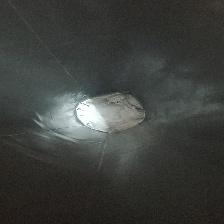
#> input picture dataset/processed/test/Metal/Metal_0182.jpg, 224 x 224 px; its folder holds 3 pictures in this run
$ python preprocess.py
#> lines starting #> are read from the running program, lines starting #| are printed output that depends on the picture; after the words box and inside, x2 and y2 are one past the last pixel; in counts of white or black regions, pixels touching at a corner belong together
from pathlib import Path
import shutil
import random

import cv2
import numpy as np
import pandas as pd
from tqdm import tqdm

from config import (
    RAW_DIR,
    PROCESSED_DIR,
    OUTPUT_DIR,
    CLASS_NAMES,
    IMG_SIZE,
    TRAIN_RATIO,
    VAL_RATIO,
    TEST_RATIO,
    RANDOM_SEED,
    SUPPORTED_EXTENSIONS,
)

random.seed(RANDOM_SEED)

# Auto Crop Object
def _segment_foreground(gray_blur, invert):
    """
    Threshold grayscale image, return binary mask (255 = object).
    invert=True  : assume that object is darker than background (using THRESH_BINARY_INV)
    invert=False : assume that object is lighter than background (using THRESH_BINARY)
    """
    flag = cv2.THRESH_BINARY_INV if invert else cv2.THRESH_BINARY
    _, thresh = cv2.threshold(gray_blur, 0, 255, flag + cv2.THRESH_OTSU)
    return thresh


def _border_leak_ratio(mask):
    h, w = mask.shape
    border = np.concatenate([
        mask[0, :], mask[-1, :], mask[:, 0], mask[:, -1],
    ])
    return float((border == 255).mean())


def auto_crop(img):

    gray = cv2.cvtColor(img, cv2.COLOR_BGR2GRAY)

    blur = cv2.GaussianBlur(gray, (5, 5), 0)

    #Try two threshold way (dark object and light object. Then choose way that has clearer object)
    thresh_dark_object = _segment_foreground(blur, invert=True)
    thresh_bright_object = _segment_foreground(blur, invert=False)

    leak_dark = _border_leak_ratio(thresh_dark_object)
    leak_bright = _border_leak_ratio(thresh_bright_object)

    thresh = thresh_dark_object if leak_dark <= leak_bright else thresh_bright_object

    contours, _ = cv2.findContours(
        thresh,
        cv2.RETR_EXTERNAL,
        cv2.CHAIN_APPROX_SIMPLE,
    )

    if len(contours) == 0:
        return img

    img_h, img_w = img.shape[:2]

    MIN_AREA = img_h * img_w * 0.005
    # Removing contour that accounts most area (which is maybe the background)
    MAX_AREA = img_h * img_w * 0.90

    valid_contours = [
        c for c in contours
        if MIN_AREA < cv2.contourArea(c) < MAX_AREA
    ]

    if len(valid_contours) == 0:
        return img

    x_min = img_w
    y_min = img_h
    x_max = 0
    y_max = 0

    for cnt in valid_contours:

        x, y, w, h = cv2.boundingRect(cnt)

        x_min = min(x_min, x)
        y_min = min(y_min, y)

        x_max = max(x_max, x + w)
        y_max = max(y_max, y + h)

    crop_w = x_max - x_min
    crop_h = y_max - y_min

    pad_x = int(crop_w * 0.15)
    pad_y = int(crop_h * 0.15)

    x_min = max(0, x_min - pad_x)
    y_min = max(0, y_min - pad_y)

    x_max = min(img_w, x_max + pad_x)
    y_max = min(img_h, y_max + pad_y)

    crop = img[y_min:y_max, x_min:x_max]

    crop_h, crop_w = crop.shape[:2]

    # Not crop if area is too small
    if min(crop_h, crop_w) < 120:
        return img

    return crop


def pad_to_square(img):
    ## Adding padding to turn iamges into square shape in order to avoid image distortion
    h, w = img.shape[:2]
    size = max(h, w)

    border_pixels = np.concatenate([
        img[:10, :].reshape(-1, 3),
        img[-10:, :].reshape(-1, 3),
        img[:, :10].reshape(-1, 3),
        img[:, -10:].reshape(-1, 3),
    ])
    fill_color = tuple(int(v) for v in border_pixels.mean(axis=0))

    top = (size - h) // 2
    bottom = size - h - top
    left = (size - w) // 2
    right = size - w - left

    return cv2.copyMakeBorder(
        img, top, bottom, left, right,
        cv2.BORDER_CONSTANT, value=fill_color,
    )


# Reset processed dataset
if PROCESSED_DIR.exists():
    print("Removing old processed dataset...")
    shutil.rmtree(PROCESSED_DIR)

for split in ["train", "val", "test"]:
    for cls in CLASS_NAMES:
        (PROCESSED_DIR / split / cls).mkdir(
            parents=True,
            exist_ok=True,
        )

OUTPUT_DIR.mkdir(parents=True, exist_ok=True)

# Dataset report
report = []

# Process each class
for cls in CLASS_NAMES:

    print(f"\n{'=' * 60}")
    print(f"Processing class: {cls}")
    print(f"{'=' * 60}")

    class_dir = RAW_DIR / cls

    if not class_dir.exists():
        print(f"[WARNING] Missing folder: {class_dir}")
        continue

    images = [
        img
        for img in class_dir.iterdir()
        if img.is_file()
        and img.suffix.lower() in SUPPORTED_EXTENSIONS
    ]

    random.shuffle(images)

    total = len(images)

    train_end = int(total * TRAIN_RATIO)
    val_end = train_end + int(total * VAL_RATIO)

    splits = {
        "train": images[:train_end],
        "val": images[train_end:val_end],
        "test": images[val_end:],
    }

    image_counter = 1
    failed = 0

    for split_name, image_list in splits.items():

        print(f"\n{split_name.upper()} ({len(image_list)} images)")

        for image_path in tqdm(image_list):

            img = cv2.imread(str(image_path))
#> img is the input picture: shape (224, 224, 3); mean B, G, R 59.9, 63.1, 60.6

            if img is None:
                print(f"Cannot read: {image_path.name}")
                failed += 1
                continue

            img = auto_crop(img)
#> in _segment_foreground, `_, thresh = cv2.threshold(gray_blur, 0, 255, flag + cv2.THRESH_OTSU)`:
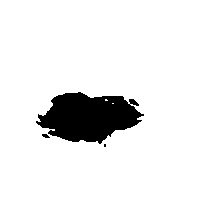
#> thresh: shape (224, 224); 92.6% white; 3 black regions (1 under 20 px), largest, box (x1, y1, x2, y2) and area: (36, 92, 144, 144) 3678, (42, 134, 50, 138) 22
#> in _segment_foreground (call 2), `_, thresh = cv2.threshold(gray_blur, 0, 255, flag + cv2.THRESH_OTSU)`: thresh: shape (224, 224); 7.4% white; 3 white regions (1 under 20 px)
#> in _border_leak_ratio, `border = np.concatenate([ mask[0, :], mask[-1, :], mask[:, 0], mask[:,..`: border = 896 values from 255 to 255
#> in auto_crop, `leak_dark = _border_leak_ratio(thresh_dark_object)`: leak_dark = 1
#> in auto_crop, `leak_bright = _border_leak_ratio(thresh_bright_object)`: leak_bright = 0
#> in auto_crop, `contours, _ = cv2.findContours( thresh, cv2.RETR_EXTERNAL, cv2.CHAIN_A..`: contours = 3 contours, 2 with area under 20; largest, box (x1, y1, x2, y2) and area: (36, 92, 144, 144) 3536
#> in auto_crop, `valid_contours = [ c for c in contours if MIN_AREA < cv2.contourArea(c..`: valid_contours = 1 contour; box (x1, y1, x2, y2) and area: (36, 92, 144, 144) 3536
#> the loop in auto_crop, `for cnt in valid_contours: ` made 1 pass
#> (x, y, w, h, x_min, y_min, x_max, y_max) on pass 1: (36, 92, 108, 52, 36, 92, 144, 144)
#> in auto_crop, `crop_w = x_max - x_min`: crop_w = 108
#> in auto_crop, `crop_h = y_max - y_min`: crop_h = 52
#> in auto_crop, `pad_x = int(crop_w * 0.15)`: pad_x = 16
#> in auto_crop, `pad_y = int(crop_h * 0.15)`: pad_y = 7
#> in auto_crop, `x_min = max(0, x_min - pad_x)`: x_min = 20
#> in auto_crop, `y_min = max(0, y_min - pad_y)`: y_min = 85
#> in auto_crop, `x_max = min(img_w, x_max + pad_x)`: x_max = 160
#> in auto_crop, `y_max = min(img_h, y_max + pad_y)`: y_max = 151
#> in auto_crop, `crop = img[y_min:y_max, x_min:x_max]`:
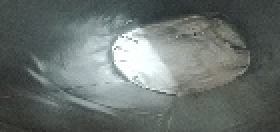
#> crop: shape (66, 140, 3) (shown 2 times larger); mean B, G, R 110.1, 112.9, 105.3

            img = pad_to_square(img)
#> in pad_to_square, `fill_color = tuple(int(v) for v in border_pixels.mean(axis=0))`: fill_color = (41, 45, 46)

            img = cv2.resize(
                img,
                IMG_SIZE,
                interpolation=cv2.INTER_CUBIC,
            )

            save_path = (
                PROCESSED_DIR
                / split_name
                / cls
                / f"{cls}_{image_counter:04d}.jpg"
            )

            cv2.imwrite(str(save_path), img)

            image_counter += 1

    report.append(
        {
            "Class": cls,
            "Total Images": total,
            "Train": len(splits["train"]),
            "Validation": len(splits["val"]),
            "Test": len(splits["test"]),
            "Failed": failed,
        }
    )

# Save report
df = pd.DataFrame(report)

csv_path = OUTPUT_DIR / "dataset_report.csv"

df.to_csv(csv_path, index=False)

print("\n")
print("=" * 60)
print("DATASET REPORT")
print("=" * 60)
print(df)

print("\nDataset preprocessing completed!")

print(f"\nProcessed dataset:")
print(PROCESSED_DIR)

print(f"\nDataset report:")
print(csv_path)
